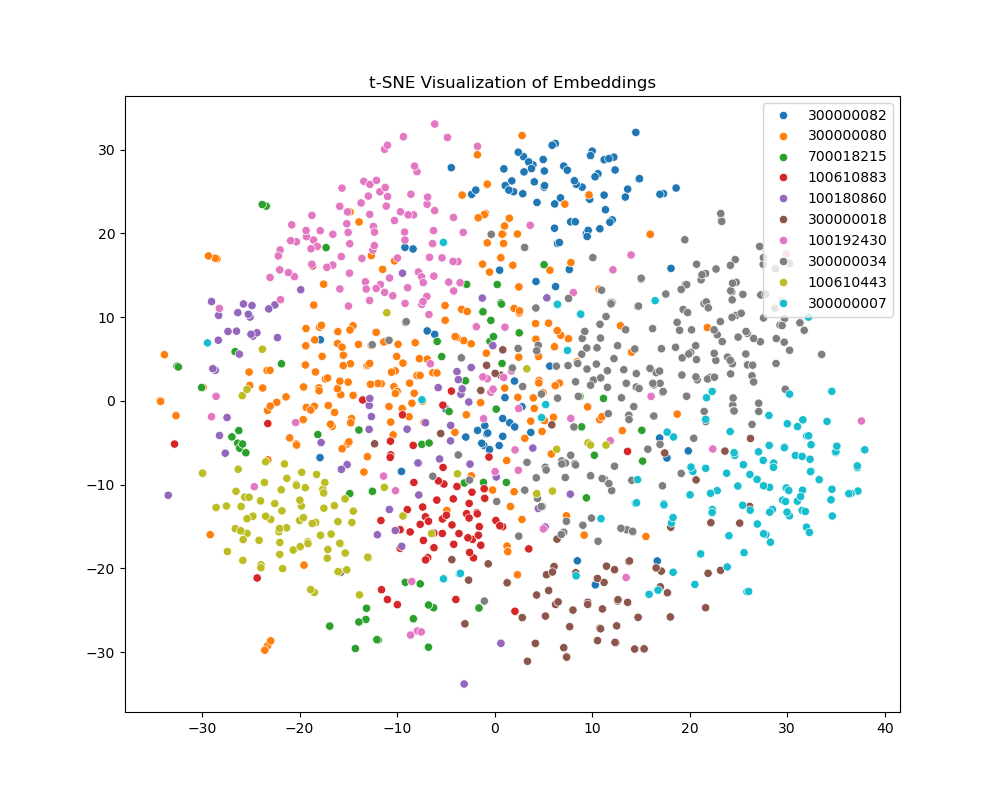

Generate this figure with Python:
import pickle
import numpy as np
from sklearn.manifold import TSNE
import matplotlib.pyplot as plt
import seaborn as sns

def load_data(file_path):
    """Loads data from the pickle file.

    Args:
      file_path: Path to the pickle file.

    Returns:
      The loaded data from the pickle file.
    """
    with open(file_path, 'rb') as f:
        data = pickle.load(f)
    return data

def prepare_tsne_data(data):
    """Prepares data for t-SNE visualization.

    Args:
      data: Dictionary containing syndrome IDs as keys, with nested subject and image embeddings.

    Returns:
      A tuple containing:
        - embeddings: NumPy array of image embeddings.
        - syndrome_ids: NumPy array of corresponding syndrome IDs.
    """
    embeddings = []
    syndrome_ids = []
    for syndrome_id, subjects in data.items():
        for subject_id, images in subjects.items():
            for image_id, embedding in images.items():
                embeddings.append(embedding)
                syndrome_ids.append(syndrome_id)
    return np.array(embeddings), np.array(syndrome_ids)

def plot_tsne(embeddings_tsne, syndrome_ids, output_path='tsne_plot.png'):
    """Plots the t-SNE and saves the image.

    Args:
      embeddings_tsne: 2D t-SNE embeddings.
      syndrome_ids: Syndrome labels.
      output_path: File path to save the plot.
    """
    plt.figure(figsize=(10, 8))
    sns.scatterplot(x=embeddings_tsne[:, 0], y=embeddings_tsne[:, 1], hue=syndrome_ids, palette="tab10")
    plt.title('t-SNE Visualization of Embeddings')
    plt.legend(loc='best')
    plt.savefig(output_path)

if __name__ == '__main__':
    data = load_data('mini_gm_public_v0.1.p')
    embeddings, syndrome_ids = prepare_tsne_data(data)

    tsne = TSNE(n_components=2, random_state=42)
    embeddings_tsne = tsne.fit_transform(embeddings)

    plot_tsne(embeddings_tsne, syndrome_ids)